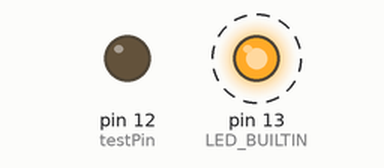
Recording of a sketch running on a simulated Arduino Uno, built with avr-gcc and run on an emulated ATmega328P. Parts: output pins drawn as LEDs (lit = HIGH). Dashed ring = blinking.

Above: at 0.5 s.
Timing chart, 0 to 4.6 s (numbered marks = the images above):
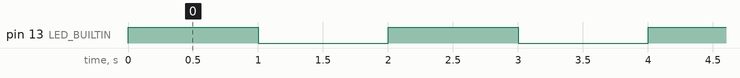

The sketch:

app.ino
```cpp
const int testPin = 12;

void setup()
{
  // initialize digital pin LED_BUILTIN as an output.
  pinMode(LED_BUILTIN, OUTPUT);
  pinMode(testPin, OUTPUT);
}

void loop()
{
  digitalWrite(LED_BUILTIN, HIGH); // turn the LED on (HIGH is the voltage level)
  delay(1000);                     // wait for a second
  digitalWrite(LED_BUILTIN, LOW);  // turn the LED off by making the voltage LOW
  delay(1000);                     // wait for a second
}
```

Measured:
- by itself, pin 13 (LED_BUILTIN): alternates HIGH for 1.0 s and LOW for 1.0 s
